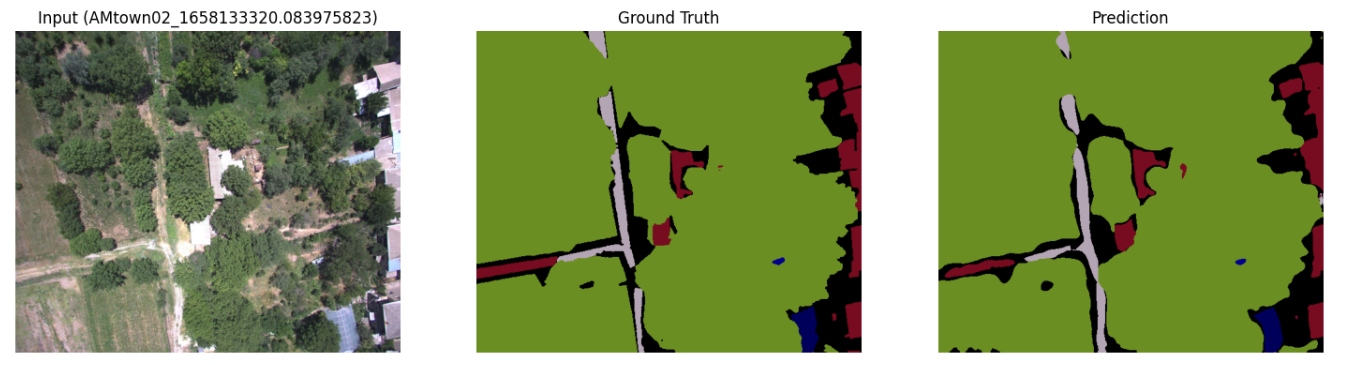
#> input picture module3_U-net/图片1.png, 1347 x 365 px
$ python evaluate_segmentation.py --pred-dir ../../module3_U-net --gt-dir ../../module3_U-net
#> lines starting #> are read from the running program, lines starting #| are printed output that depends on the picture
#!/usr/bin/env python3
"""
Compute segmentation metrics vs ground-truth label masks (PNG, class id per pixel).

Outputs mIoU, dice_score (macro mean Dice), fwIoU — values can be scaled to 0–100
to match common leaderboard JSON (see --as-percent).

Requires: prediction masks (e.g. output/masks/*.png) and a parallel GT directory
with the same filenames; pixel values 0 .. num_classes-1 (same encoding as preds).
Use --ignore-label (e.g. 255) for void/ignore in GT.
"""

from __future__ import annotations

import argparse
import json
from pathlib import Path

import numpy as np
from PIL import Image


def load_label_array(path: Path) -> np.ndarray:
    im = Image.open(path)
#> im is the input picture: PIL image 1347x365 RGBA; mean R, G, B, A 136.4, 150.2, 101.8, 255
    arr = np.array(im.convert("L"), dtype=np.uint8)
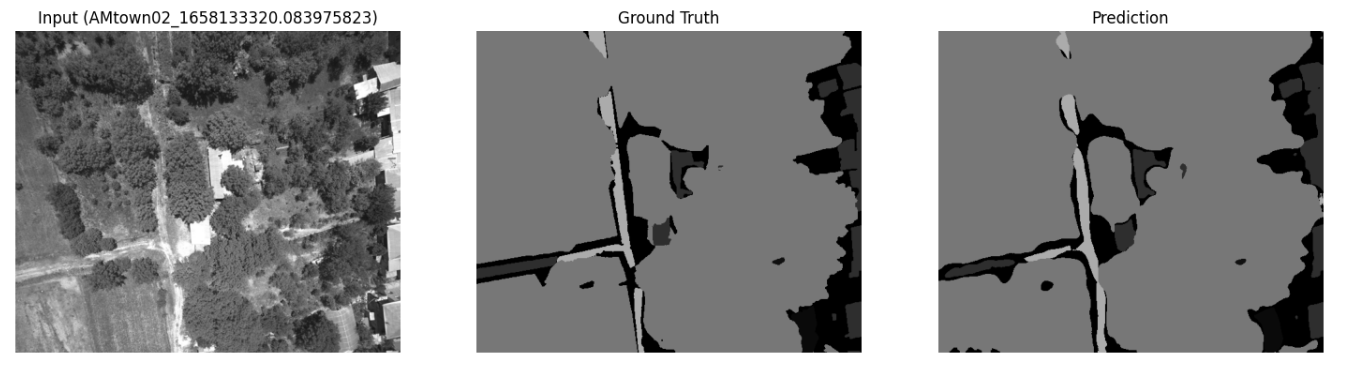
#> arr: shape (365, 1347); min 0, max 255, mean 140.4
    return arr


def collect_mask_paths(pred_dir: Path) -> list[Path]:
    return sorted(p for p in pred_dir.glob("*.png") if p.is_file())


def confusion_matrix(pred: np.ndarray, gt: np.ndarray, num_classes: int, ignore_label: int) -> np.ndarray:
#> called with num_classes = 21, ignore_label = 255
    pred = pred.reshape(-1).astype(np.int64)
    gt = gt.reshape(-1).astype(np.int64)
    mask = gt != ignore_label
    pred = pred[mask]
    gt = gt[mask]
    valid = (gt >= 0) & (gt < num_classes) & (pred >= 0) & (pred < num_classes)
    pred = pred[valid]
    gt = gt[valid]
    if pred.size == 0:
        return np.zeros((num_classes, num_classes), dtype=np.int64)
    k = gt * num_classes + pred
    bc = np.bincount(k, minlength=num_classes * num_classes)
#> bc = 441 values, max 18013 at index 0, min 0 at index 1, mean 54.6
    return bc.reshape(num_classes, num_classes).astype(np.int64)
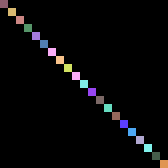
#> returned value: shape (21, 21) int64 (shown 8 times larger); 21 distinct labels, from 0 to 18013; one colour per label, 0 black


def per_class_iou_from_cm(cm: np.ndarray) -> list[float | None]:
    """Per-class IoU; None if class never appears in GT+pred confusion (union 0)."""
    num_classes = cm.shape[0]
    out: list[float | None] = []
    for c in range(num_classes):
        tp = float(cm[c, c])
        fp = float(cm[:, c].sum() - tp)
        fn = float(cm[c, :].sum() - tp)
        union = tp + fp + fn
        if union <= 0:
            out.append(None)
        else:
            out.append(tp / union)
    return out


def metrics_from_cm(cm: np.ndarray) -> tuple[float, float, float]:
    """Return (miou, macro_dice, fwiou) in 0..1 range."""
    num_classes = cm.shape[0]
#> num_classes = 21
    ious: list[float] = []
    dices: list[float] = []
    gt_counts = cm.sum(axis=0).astype(np.float64)
#> gt_counts = 21 values, max 18013 at index 0, min 121 at index 18, mean 1146.7
    total_gt = gt_counts.sum()
#> total_gt = 24080
    fwiou_num = 0.0
    fwiou_den = 0.0

    for c in range(num_classes):
        tp = float(cm[c, c])
        fp = float(cm[:, c].sum() - tp)
        fn = float(cm[c, :].sum() - tp)
        union = tp + fp + fn
        if union <= 0:
            ious.append(float("nan"))
            dices.append(float("nan"))
            continue
        iou = tp / union
        dice = (2.0 * tp) / (2.0 * tp + fp + fn + 1e-12)
        ious.append(iou)
        dices.append(dice)
        if total_gt > 0:
            w = gt_counts[c] / total_gt
            if w > 0:
                fwiou_num += w * iou
                fwiou_den += w
#> this loop made 21 passes
#> (tp, union, w, fwiou_num, fwiou_den) on passes 1 to 12: (18013, 18013, 0.748, 0.748, 0.748), (774, 774, 0.0321, 0.78, 0.78), (423, 423, 0.0176, 0.798, 0.798), (300, 300, 0.0125, 0.81, 0.81), (289, 289, 0.012, 0.822, 0.822), (290, 290, 0.012, 0.834, 0.834), (263, 263, 0.0109, 0.845, 0.845), (218, 218, 0.00905, 0.854, 0.854), (245, 245, 0.0102, 0.864, 0.864), (263, 263, 0.0109, 0.875, 0.875), (1485, 1485, 0.0617, 0.937, 0.937), (137, 137, 0.00569, 0.943, 0.943)
#> after the loop, dices = [1, 1, 1, 1, 1, 1, 1, 1, 1, 1, 1, 1, 1, 1, 1, 1, 1, 1, 1, 1, 1]; fwiou_den = 1; fwiou_num = 1; ious has the same summary as dices

    miou = float(np.nanmean(np.array(ious)))
#> miou = 1
    dice_score = float(np.nanmean(np.array(dices)))
#> dice_score = 1
    # Frequency-weighted IoU: weight each class IoU by its GT pixel frequency.
    fwiou = float(fwiou_num / (fwiou_den + 1e-12)) if fwiou_den > 0 else float("nan")
#> fwiou = 1
    return miou, dice_score, fwiou


def parse_args() -> argparse.Namespace:
    p = argparse.ArgumentParser(description="Evaluate segmentation masks vs GT.")
    p.add_argument("--pred-dir", type=Path, required=True, help="Predicted label PNGs (e.g. output/masks).")
    p.add_argument("--gt-dir", type=Path, required=True, help="Ground-truth label PNGs, same filenames as pred.")
    p.add_argument(
        "--num-classes",
        type=int,
        default=21,
        help="Class count: 21 for COCO DeepLab; 26 for UAVScenes (after GT id conversion).",
    )
    p.add_argument("--ignore-label", type=int, default=255, help="Ignore this label in GT (void).")
    p.add_argument(
        "--as-percent",
        action="store_true",
        help="Scale metrics to 0–100 (many leaderboards use 72.73 instead of 0.7273).",
    )
    p.add_argument("--json-out", type=Path, default=None, help="Write metrics JSON to this path.")
    p.add_argument(
        "--per-class",
        action="store_true",
        help="Include iou_per_class (list aligned to class id 0..N-1) in JSON / stdout.",
    )
    return p.parse_args()


def main() -> int:
    args = parse_args()
    if not args.pred_dir.is_dir():
        raise FileNotFoundError(f"pred-dir not found: {args.pred_dir}")
    if not args.gt_dir.is_dir():
        raise FileNotFoundError(f"gt-dir not found: {args.gt_dir}")

    nearest = getattr(Image, "Resampling", Image).NEAREST
    cm = np.zeros((args.num_classes, args.num_classes), dtype=np.int64)
    used = 0
    for pred_path in collect_mask_paths(args.pred_dir):
        gt_path = args.gt_dir / pred_path.name
        if not gt_path.is_file():
            continue
        pred = load_label_array(pred_path)
        gt = load_label_array(gt_path)
        if pred.shape != gt.shape:
            pred = np.array(
                Image.fromarray(pred, mode="L").resize((gt.shape[1], gt.shape[0]), nearest),
                dtype=np.uint8,
            )
        cm += confusion_matrix(pred, gt, args.num_classes, args.ignore_label)
        used += 1

    if used == 0:
        raise RuntimeError(
            "No matching pred/GT pairs found (same *.png names in both dirs). "
            "Check --gt-dir and filenames."
        )

    miou, dice, fwiou = metrics_from_cm(cm)
#> miou = 1; dice = 1; fwiou = 1
    scale = 100.0 if args.as_percent else 1.0
    out: dict = {
        "miou": round(miou * scale, 4),
        "dice_score": round(dice * scale, 4),
        "fwiou": round(fwiou * scale, 4),
        "num_eval_images": used,
        "num_classes": args.num_classes,
        "ignore_label": args.ignore_label,
    }
#> out = {'miou': 1, 'dice_score': 1, 'fwiou': 1, 'num_eval_images': 1, 'num_classes': 21, 'ignore_label': 255}
    if args.per_class:
        raw = per_class_iou_from_cm(cm)
        out["iou_per_class"] = [None if v is None else round(v * scale, 4) for v in raw]
    text = json.dumps(out, indent=2)
    print(text)
#| {
#|   "miou": 1.0,
#|   "dice_score": 1.0,
#|   "fwiou": 1.0,
#|   "num_eval_images": 1,
#|   "num_classes": 21,
#|   "ignore_label": 255
#| }
    if args.json_out:
        args.json_out.parent.mkdir(parents=True, exist_ok=True)
        args.json_out.write_text(text + "\n", encoding="utf-8")
    return 0


if __name__ == "__main__":
    raise SystemExit(main())
#> (the program exits here)

$ run again, on module3_U-net/图片2.png
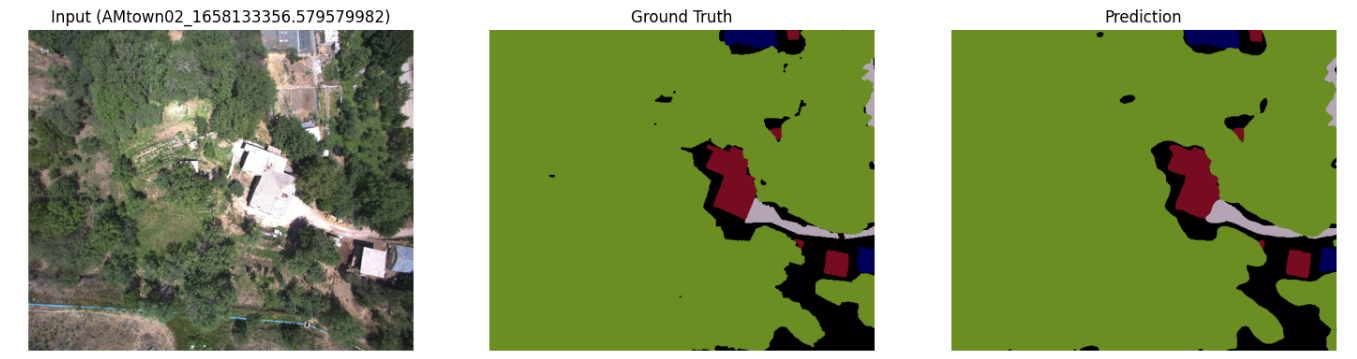
#> input picture module3_U-net/图片2.png, 1357 x 359 px
#> in load_label_array, im is the input picture: PIL image 1357x359 RGBA; mean R, G, B, A 135.8, 150.8, 99.9, 255
#> in load_label_array, `arr = np.array(im.convert("L"), dtype=np.uint8)`:
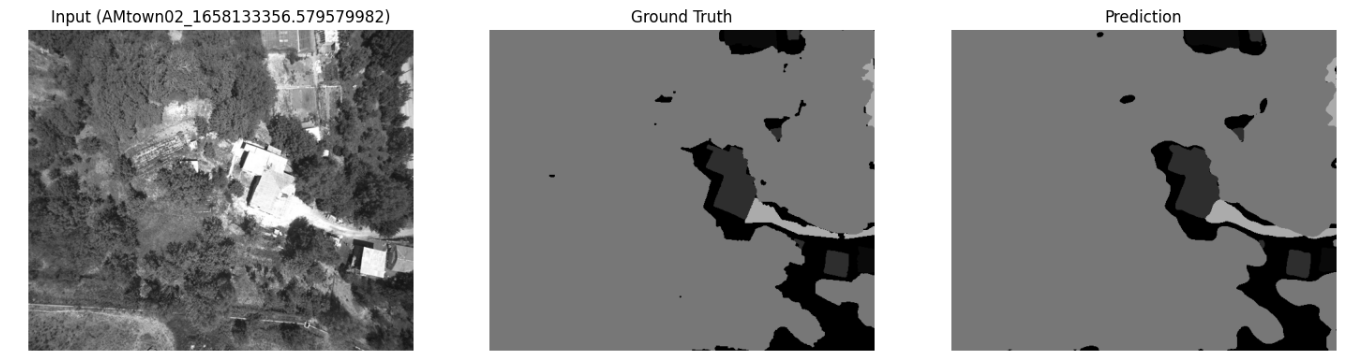
#> arr: shape (359, 1357); min 0, max 255, mean 140.4
#> bc = 441 values, max 16011 at index 0, min 0 at index 1, mean 47.62
#> in confusion_matrix, `return bc.reshape(num_classes, num_classes).astype(np.int64)`:
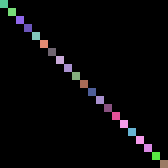
#> returned value: shape (21, 21) int64 (shown 8 times larger); 20 distinct labels, from 0 to 16011; one colour per label, 0 black
#> gt_counts = 21 values, max 16011 at index 0, min 63 at index 20, mean 1000.1
#> total_gt = 21002
#> the loop in metrics_from_cm, `for c in range(num_classes):` made 21 passes
#> (tp, union, w, fwiou_num, fwiou_den) on passes 1 to 8: (16011, 16011, 0.762, 0.762, 0.762), (498, 498, 0.0237, 0.786, 0.786), (207, 207, 0.00986, 0.796, 0.796), (169, 169, 0.00805, 0.804, 0.804), (182, 182, 0.00867, 0.813, 0.813), (178, 178, 0.00848, 0.821, 0.821), (185, 185, 0.00881, 0.83, 0.83), (149, 149, 0.00709, 0.837, 0.837)
#> after the loop in metrics_from_cm, `for c in range(num_classes):`: dices = [1, 1, 1, 1, 1, 1, 1, 1, 1, 1, 1, 1, 1, 1, 1, 1, 1, 1, 1, 1, 1]; fwiou_den = 1; ious has the same summary as dices
#> out = {'miou': 1, 'dice_score': 1, 'fwiou': 1, 'num_eval_images': 1, 'num_classes': 21, 'ignore_label': 255}
#| {
#|   "miou": 1.0,
#|   "dice_score": 1.0,
#|   "fwiou": 1.0,
#|   "num_eval_images": 1,
#|   "num_classes": 21,
#> (further printed lines are left out)

$ run again, on module3_U-net/图片3.png
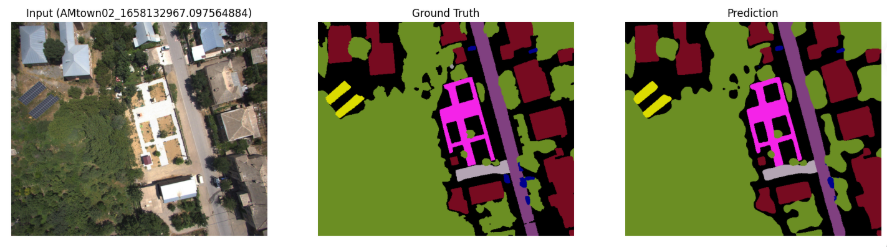
#> input picture module3_U-net/图片3.png, 887 x 247 px
#> in load_label_array, im is the input picture: PIL image 887x247 RGBA; mean R, G, B, A 133.9, 129, 104.2, 255
#> in load_label_array, `arr = np.array(im.convert("L"), dtype=np.uint8)`:
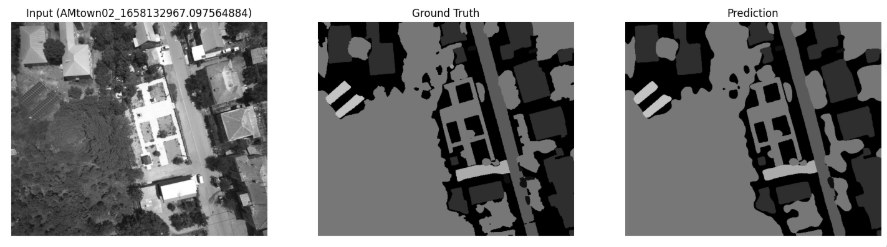
#> arr: shape (247, 887); min 0, max 255, mean 127.6
#> bc = 441 values, max 19691 at index 0, min 0 at index 1, mean 60.71
#> in confusion_matrix, `return bc.reshape(num_classes, num_classes).astype(np.int64)`:
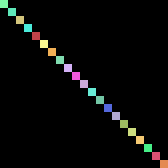
#> returned value: shape (21, 21) int64 (shown 8 times larger); 22 distinct labels, from 0 to 19691; one colour per label, 0 black
#> gt_counts = 21 values, max 19691 at index 0, min 126 at index 15, mean 1275
#> total_gt = 26775
#> the loop in metrics_from_cm, `for c in range(num_classes):` made 21 passes
#> (tp, union, w, fwiou_num, fwiou_den) on passes 1 to 8: (19691, 19691, 0.735, 0.735, 0.735), (2092, 2092, 0.0781, 0.814, 0.814), (858, 858, 0.032, 0.846, 0.846), (735, 735, 0.0275, 0.873, 0.873), (353, 353, 0.0132, 0.886, 0.886), (370, 370, 0.0138, 0.9, 0.9), (276, 276, 0.0103, 0.91, 0.91), (226, 226, 0.00844, 0.919, 0.919)
#> after the loop in metrics_from_cm, `for c in range(num_classes):`: dices = [1, 1, 1, 1, 1, 1, 1, 1, 1, 1, 1, 1, 1, 1, 1, 1, 1, 1, 1, 1, 1]; fwiou_den = 1; ious has the same summary as dices
#> out = {'miou': 1, 'dice_score': 1, 'fwiou': 1, 'num_eval_images': 1, 'num_classes': 21, 'ignore_label': 255}
#| {
#|   "miou": 1.0,
#|   "dice_score": 1.0,
#|   "fwiou": 1.0,
#|   "num_eval_images": 1,
#|   "num_classes": 21,
#> (further printed lines are left out)
